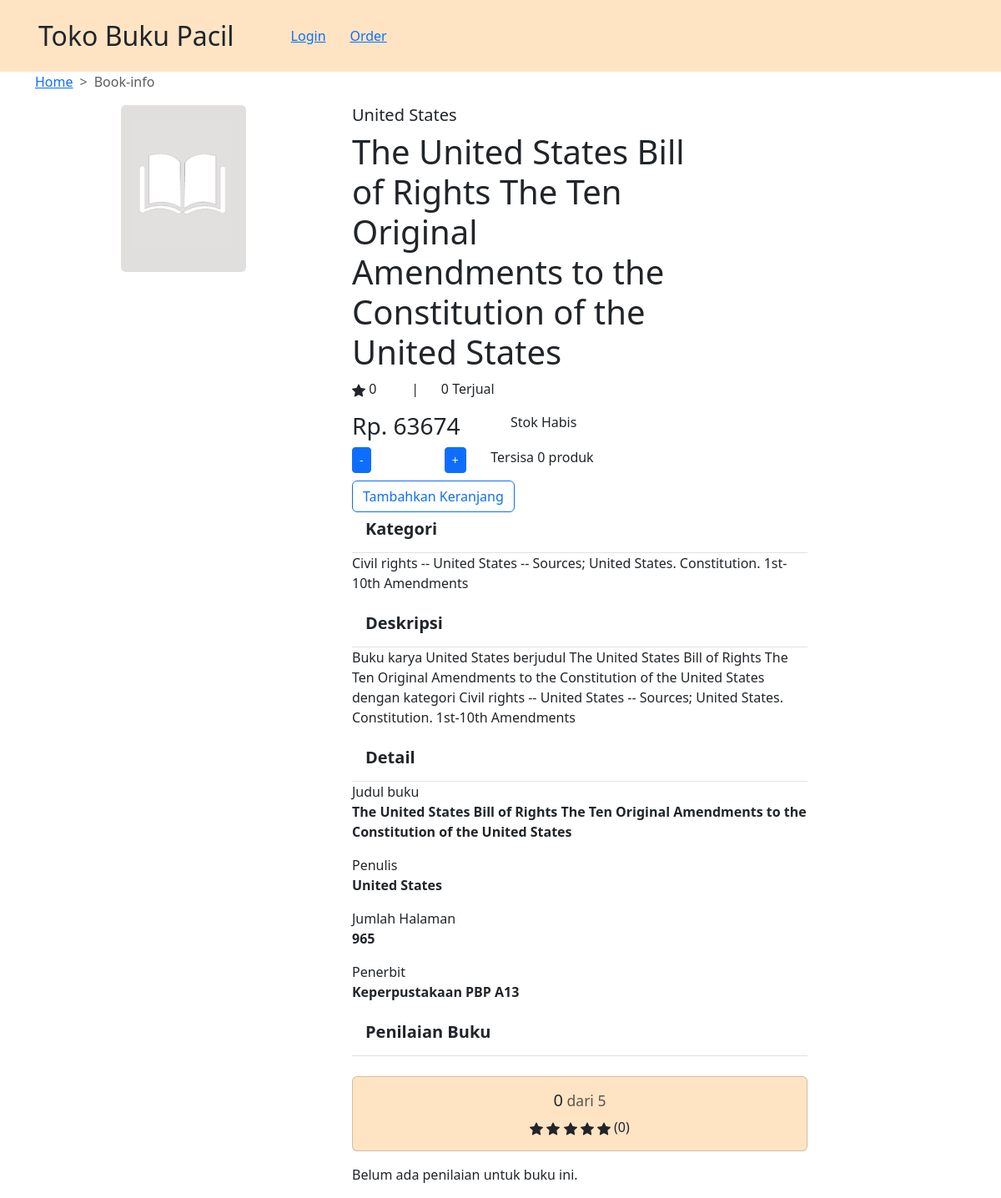
/book-info/2/, run on the app's committed database.
### book/models.py (models this page shows)
class Book(models.Model):
    title = models.CharField(max_length=511, null=True)
    image = models.ImageField( upload_to='book/images', null=True, blank=True)
    authors = models.CharField(max_length=511, null=True)
    categories = models.CharField(max_length=511, null=True)
    price = models.IntegerField(default = random.randint(25000, 200000))
    description = models.TextField(default = "")
    no_of_pages = models.IntegerField(default = random.randint(100,1000))
    stock = models.IntegerField(default=0)
    rating = models.IntegerField(default=0)
    jumlah_terjual = models.IntegerField(default=0)

### book_info/views.py (the view)
# urls.py: path('<int:id>/', show_info, name='show_info'),
def show_info(request, id):
    book = get_object_or_404(Book, pk=id)
    reviews = Review.objects.filter(book=book)
    context = {
        'book': book,
        'reviews': reviews,
    }
    return render(request, "book_info.html", context)

### book_info/templates/book_info.html (shortened to what this page needs)
{% extends 'base.html' %}
{% block content %}
<div class="container">
    <div class="row">
        <nav style="--bs-breadcrumb-divider: '>';" aria-label="breadcrumb">
            <ol class="breadcrumb">
                <li class="breadcrumb-item"><a href="{% url 'main:show_main' %}">Home</a></li>
                <li class="breadcrumb-item active" aria-current="page">Book-info</li>
            </ol>
        </nav>
    </div>
    <div class="row">
        <div class="col-4">
            <img src="/static/book/images/default_book.png" class="rounded mx-auto d-block" style="max-height:200px">
        </div>
        <div class="col-6">
            <div class="row">
                <div class="col-sm-9">
                    <div class="col">
                        <div class="row">
                            <h5>{{ book.authors }}</h5>
                        </div>
                        <div class="row">
                            <h1>{{ book.title }}</h1>
                        </div>
                        <div class="row">
                            <div class="col-2">
                                <p>
                                    {{ book.rating }}
                                </p>
                            </div>
                            <div class="col-1">
                                <p>|</p>
                            </div>
                            <div class="col-4">
                                <p>{{ book.jumlah_terjual }} Terjual</p>
                            </div>
                            <div class="col-5"></div>
                        </div>
                    </div>
                </div>
            </div>
            <div class="col">
                <div class="row">
                    <div class="col">
                        <h3>Rp. {{ book.price }}</h3>
                    </div>
                    {% if book.stock > 0 %}
                        <div class="col">
                            <p>Stok Tersedia</p>
                        </div>
                    {% else %}
                        <div class="col">
                            <p>Stok Habis</p>
                        </div>
                    {% endif %}
                    <div class="col-4"></div>
                </div>
                <div class="row">
                    <div class="col">
                        <div class="row">
                        <div class="col">
                            <button class="btn btn-primary btn-sm" onclick="decrementAmount('{{ book.id }}')">-</button>
                        </div>
                        <div class="col" id="jumlah-pembelian">{{ cart.jumlah_pembelian }}</div>
                        <div class="col">
                            <button class="btn btn-primary btn-sm" onclick="incrementAmount('{{ book.id }}')">+</button>
                        </div>
                        </div>
                    </div>
                    <div class="col">
                        <p>Tersisa {{ book.stock }} produk</p>
                    </div>
                    <div class="col-5"></div>
                </div>
                {% if request.user.is_authenticated %}
                    {% if book.stock > 0 %}
                        <a class="btn btn-outline-primary" href="#" role="button">Tambahkan Keranjang</button>
                    {% else %}
                        <a class="btn btn-outline-primary" href="#" role="button" disabled>Tambahkan Keranjang</button>
                    {% endif %}
                {% else %}
                    <a class="btn btn-outline-primary" href="{% url 'account:login_user' %}" role="button">Tambahkan Keranjang</a>
                {% endif %}
                <ul class="list-group list-group-flush">
                    <li class="list-group-item">
                        <h5><strong>Kategori</strong></h5>
                    </li>
                    <p>{{ book.categories }}</p>
                    <li class="list-group-item">
                        <h5><strong>Deskripsi</strong></h5>
                    </li>
                    <p>Buku karya {{ book.authors }} berjudul {{ book.title }} dengan kategori {{ book.categories }}</p>
                    <li class="list-group-item">
                        <h5><strong>Detail</strong></h5>
                    </li>
                    <span>
                        Judul buku
                        <p><strong>{{ book.title }}</strong></p>
                    </span>
                    <span>
                        Penulis
                        <p><strong>{{ book.authors }}</strong></p>
                    </span>
                    <span>
                        Jumlah Halaman
                        <p><strong>{{ book.no_of_pages }}</strong></p>
                    </span>
                    <span>
                        Penerbit
                        <p><strong>Keperpustakaan PBP A13</strong></p>
                    </span>
                    <li class="list-group-item">
                        <h5><strong>Penilaian Buku</strong></h5>
                    </li>
                    <br>
                    <div class="card mb-3" style="background-color: bisque;">
                        <div class="card-body">
                            <div class="text-center">
                                <h5 class="card-title">{{ book.rating }}<small class="text-body-secondary"> dari 5</small></h5>
                                <p class="card-text">
                                    ({{ reviews|length }})
                                </p>
                            </div>
                        </div>
                    </div>
                    {% if reviews|length > 0 %}
                        <div class="row row-cols-1 row-cols-md-3 g-4">
                            {% for review in reviews %}
                                <div class="col">
                                    <div class="card h-100">
                                        <div class="card-body">
                                            <h5 class="card-title">{{ review.user_name }}</h5>
                                            <h6 class="card-subtitle mb-2 text-body-secondary">
                                                <svg xmlns="http://www.w3.org/2000/svg" width="16" height="16" fill="currentColor" class="bi bi-star-fill" viewBox="0 0 16 16">
                                                    <path d="M3.612 15.443c-.386.198-.824-.149-.746-.592l.83-4.73L.173 6.765c-.329-.314-.158-.888.283-.95l4.898-.696L7.538.792c.197-.39.73-.39.927 0l2.184 4.327 4.898.696c.441.062.612.636.282.95l-3.522 3.356.83 4.73c.078.443-.36.79-.746.592L8 13.187l-4.389 2.256z"/>
                                                </svg>
                                                {{ review.rating }}
                                            </h6>
                                            <p class="card-text">{{ review.comment }}</p>
                                        </div>
                                    </div>
                                </div>
                            {% endfor %}
                        </div>
                    {% else %}
                        <p>Belum ada penilaian untuk buku ini.</p>
                    {% endif %}
                </ul>
            </div>
        </div>
    </div>
</div>
{% endblock %}

### data on the page
Book: authors "United States", title "The United States Bill of Rights The Ten Original Amendments to the Constitution of the United States", rating "0", jumlah_terjual "0", price "63674", stock "0", categories "Civil rights -- United States -- Sources; United States. Constitution. 1st-10th Amendments", no_of_pages "965"

### other printed values
{{ reviews|length }} "0"
